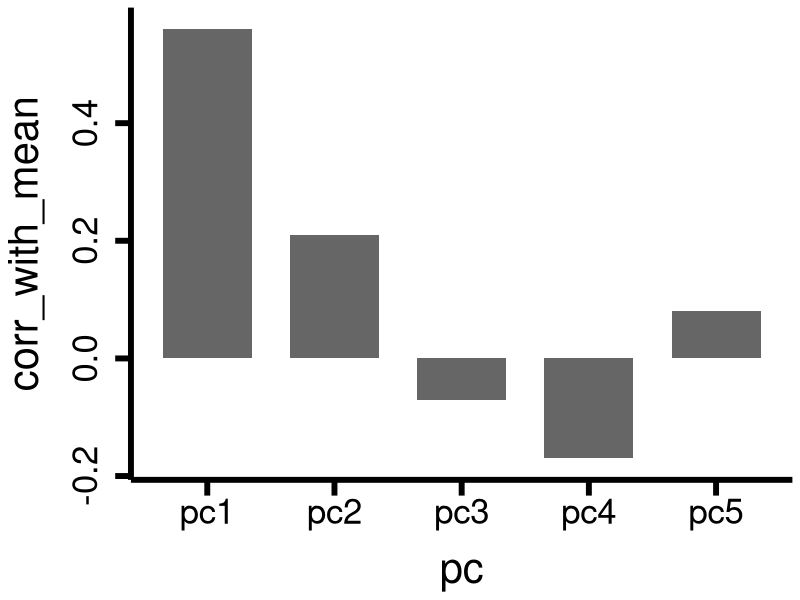

Reproduce this figure in R.

install.packages('gplots')

library(ggplot2)
library(Hmisc)
library(gplots)
library(plyr)
library(scales)

# set working directory
setwd("~/Dropbox/DP5_N-Bridge/Figure_Calculations/GSR/N40_Neural_PCA_mVWMWB1d/correlate_5_sig_diffPCs")


# 3. correlation matrix
# 4. scatter plots mean & pc 1/2
# 5. Delta correlate pc1 & mean, pc2 & mean


# ---------------------------------------------------------------------------------------->
### Delta correlate first 5 PCS
# ---------------------------------------------------------------------------------------->

# read dataframes
pc1 = data.frame(read.table("PC1_ket-pla_pca_image_ptseries.txt"))
pc2 = data.frame(read.table("PC2_ket-pla_pca_image_ptseries.txt"))
pc3 = data.frame(read.table("PC3_ket-pla_pca_image_ptseries.txt"))
pc4 = data.frame(read.table("PC4_ket-pla_pca_image_ptseries.txt"))
pc5 = data.frame(read.table("PC5_ket-pla_pca_image_ptseries.txt"))
mean = data.frame(read.table("mean_Ket-Pla_HCS40_hpss_res-mVWMWB1d__CAB-NP_P718_BSNIP_parcels_gbc_mFz_pscalar.txt"))


# sign flip pcs to better compare with mean as sign is arbitrary
pc1 <- pc1 * -1
pc2 <- pc2 * -1
pc3 <- pc3 * -1
pc4 <- pc4 * -1
pc5 <- pc5 * -1

# rename columns headers
pc1 <- rename(pc1, c("V1"="pc1"))
pc2 <- rename(pc2, c("V1"="pc2"))
pc3 <- rename(pc3, c("V1"="pc3"))
pc4 <- rename(pc4, c("V1"="pc4"))
pc5 <- rename(pc5, c("V1"="pc5"))
mean <- rename(mean, c("V1"="mean"))

# combines dataframes
df <- cbind(pc1, pc2, pc3, pc4, pc5, mean)

# check values are numeric 
sapply(df, class) 

# create empty dataframe
df2 <- data.frame(matrix(NA, nrow = 5, ncol = 2))

# add headers
colnames(df2)
df2 <- rename(df2, c("X1"="pc", "X2"="corr_with_mean"))

pc1 <- cor.test(df$"pc1", df$"mean", use = "pairwise",method="pearson")
df2[1,] <- "pc1"
df2[1,2] <- pc1$estimate

pc2 <- cor.test(df$"pc2", df$"mean", use = "pairwise",method="pearson")
df2[2,] <- "pc2"
df2[2,2] <- pc2$estimate

pc3 <- cor.test(df$"pc3", df$"mean", use = "pairwise",method="pearson")
df2[3,] <- "pc3"
df2[3,2] <- pc3$estimate

pc4 <- cor.test(df$"pc4", df$"mean", use = "pairwise",method="pearson")
df2[4,] <- "pc4"
df2[4,2] <- pc4$estimate

pc5 <- cor.test(df$"pc5", df$"mean", use = "pairwise",method="pearson")
df2[5,] <- "pc5"
df2[5,2] <- pc5$estimate

cor.test(df$"pc1", df$"pc2", use = "pairwise",method="pearson")
# t = -0.31367, df = 716, p-value = 0.7539, r + -0.01172177 

sapply(df2, class) 
df2$corr_with_mean <- as.numeric(df2$corr_with_mean)

# round the corr values
df2$corr_with_mean <- round(df2$corr_with_mean ,digit=2)

# bar chart 
theme1<- theme(panel.border = element_rect(size = 2, colour = 'NA', fill='NA'), 
               axis.line = element_line(colour = "black", size = 2),
               axis.text.x = element_text(size = 25, color="black"), 
               axis.title.x = element_text(size = 30,margin=margin(15,0,0,0)),
               axis.text.y = element_text(size = 25, color="black",angle=90,hjust=0.5,margin=margin(0,10,0,0)), 
               axis.title.y = element_text(size = 30,margin=margin(0,15,0,0)),
               panel.grid.major = element_blank(), 
               panel.grid.minor = element_blank(), 
               plot.background = element_rect(fill = "transparent", colour = NA),
               panel.background = element_rect(fill = "white", colour = NA),
               legend.position="none",
               axis.ticks = element_line(colour = "black", size=2),
               axis.ticks.length = unit(.4, "cm"))


pdf("corr_pcs_mean_bar_plot_v3.pdf", width=3.1,height=6)
ggplot(data=df2, aes(x=pc, y=corr_with_mean)) +
  geom_bar(stat="identity", fill="#666666", width = 0.7, size = 1.2) +
  theme1
dev.off()

p <- c(pc1$p.value, pc2$p.value, pc3$p.value, pc4$p.value, pc5$p.value)

p.adjust(p, method = "bonferroni", n = length(p))
